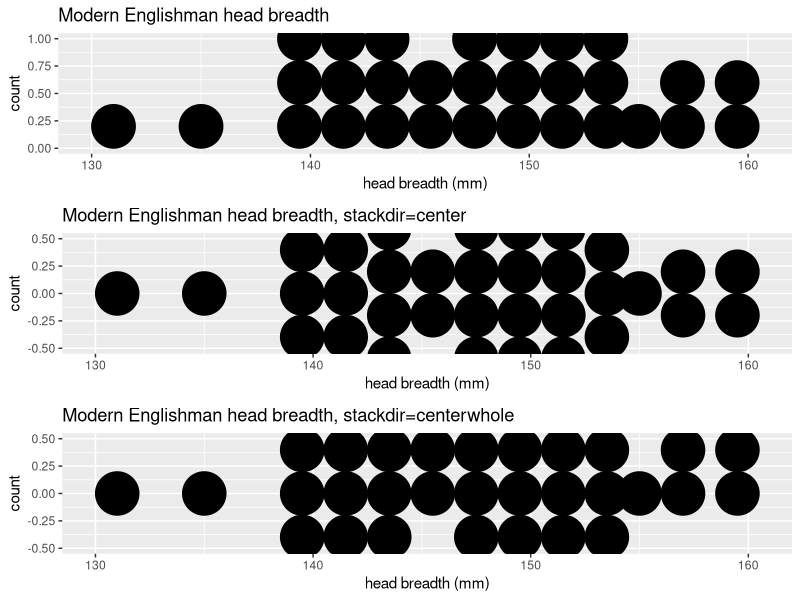

Write the R code that produced this figure.
# dotplot using ggplot
library(ggplot2)

# first put hb vector into a data.frame
hb <- c(131, 135, 139, 139, 140, 141, 141, 142, 143, 143, 144, 144, 
        145, 146, 147, 147, 147, 147, 147, 147, 147, 148, 148, 148,
        149, 149, 149, 149, 149, 149, 149, 149, 149, 149, 149, 149,
        149, 149, 149, 150, 150, 150, 151, 151, 151, 151, 151, 151,
        151, 151, 151, 151, 151, 151, 151, 151, 151, 151, 151, 151,
        151, 151, 152, 152, 153, 153, 153, 153, 153, 153, 154, 155,
        157, 157, 159, 160)

hb_df <- data.frame(hb)

p1 <- ggplot(hb_df, aes(x = hb))
p1 <- p1 + geom_dotplot(binwidth = 2)
p1 <- p1 + labs(title = "Modern Englishman head breadth")
p1 <- p1 + xlab("head breadth (mm)")

p2 <- ggplot(hb_df, aes(x = hb))
p2 <- p2 + geom_dotplot(binwidth = 2, stackdir = "center")
p2 <- p2 + labs(title = "Modern Englishman head breadth, stackdir=center")
p2 <- p2 + xlab("head breadth (mm)")

p3 <- ggplot(hb_df, aes(x = hb))
p3 <- p3 + geom_dotplot(binwidth = 2, stackdir = "centerwhole")
p3 <- p3 + labs(title = "Modern Englishman head breadth, stackdir=centerwhole")
p3 <- p3 + xlab("head breadth (mm)")

library(gridExtra)
grid.arrange(p1, p2, p3, ncol=1)